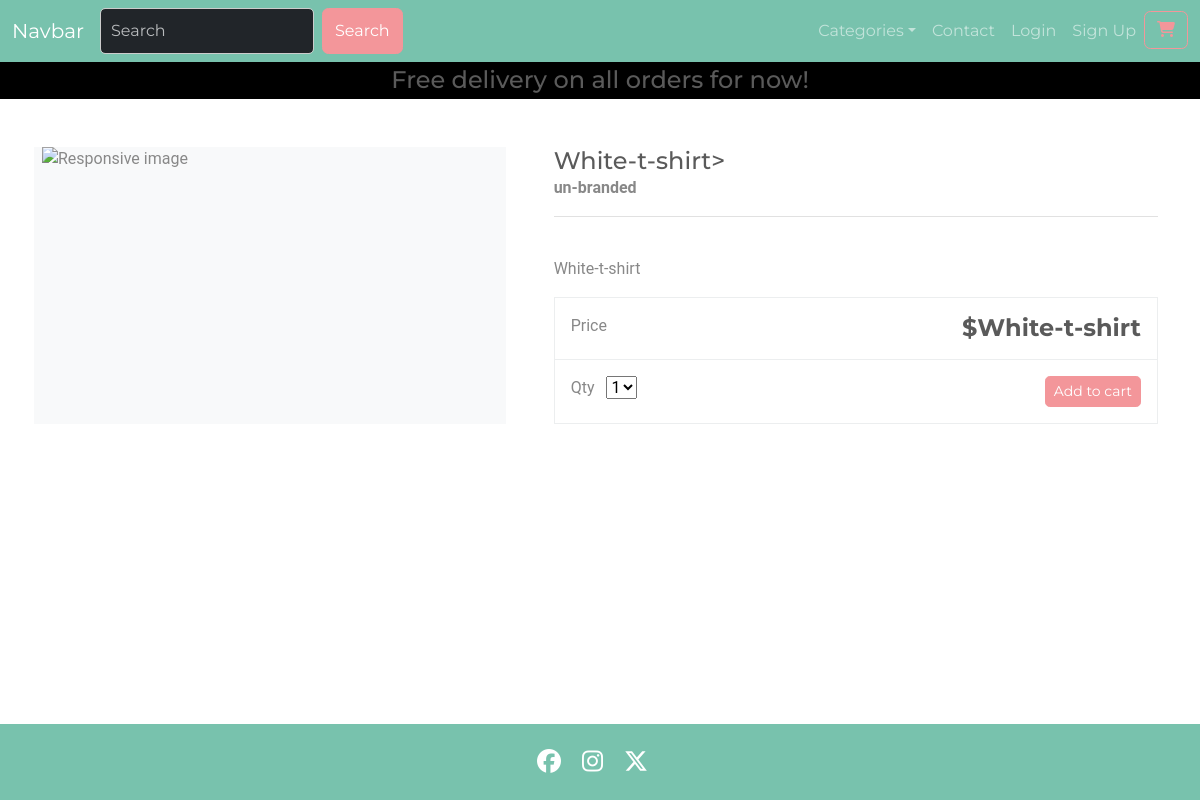
/product/White-t-shirt/, run on the app's committed database.
### products/models.py (models this page shows, shortened)
class Product(models.Model):
    category = models.ForeignKey(Category, related_name='products', on_delete=models.CASCADE, null=True)
    title = models.CharField(max_length=250)
    brand = models.CharField(max_length=250, default='un-branded')
    description = models.TextField()
    slug = models.SlugField(max_length=250)
    rating = models.DecimalField(max_digits=6, decimal_places=2, null=True, blank=True)
    price = models.DecimalField(max_digits=10, decimal_places=2,
                                validators=[MinValueValidator(0.1)])
    image = CloudinaryField('image', null=True, blank=True)
    class Meta:
        verbose_name_plural = "products"

### products/views.py (the view)
# urls.py: path('product/<slug:slug>/', views.product_info, name="product-info"),
def product_info(request, slug):
    product = get_object_or_404(Product, slug=slug)
    context = {'product':product}
    return render(request, 'products/product-info.html', context)

### products/templates/products/product-info.html (shortened to what this page needs)
{% extends "base.html" %} {% load static %} {% block content %}
<div class="container">
    <main class="pt-5">
        <div class="row g-3">
            <div class="col-md-5 col-lg-5 order-md-first bg-light">
                <img
                    class="img-fluid mx-auto d-block"
                    alt="Responsive image"
                    src=" {{ product.image.url }}"
                />
            </div>
            <div class="col-md-7 col-lg-7 ps-md-3 ps-lg-5">
                <h1 class="mb-0 h4">{{ product.title }}></h1>
                <strong>{{ product.brand }}</strong>
                <hr />
                <br />
                <p>{{ product.description}}</p>
                <div class="border">
                    <div class="col border-bottom">
                        <div class="row p-3">
                            <div class="col-6">Price</div>
                            <div class="col-6 text-end">
                                <span class="h4 fw-bold"
                                    >${{ product.title }}
                                </span>
                            </div>
                        </div>
                    </div>
                    <div class="col">
                        <div class="row p-3">
                            <div class="col-6">
                                <label for="select">Qty</label>
                                <select id="select">
                                    <option value="1">1</option>
                                </select>
                            </div>
                            <div class="col-6 text-end">
                                <button
                                    type="button"
                                    id="add-button"
                                    value=""
                                    class="btn btn-secondary btn-sm"
                                >
                                    Add to cart
                                </button>
                            </div>
                        </div>
                    </div>
                </div>
            </div>
        </div>
    </main>
    <br />
</div>
{% endblock %}

### static/css/styles.css (style rules this page uses)
html, body { margin: 0; padding: 0; font-family: 'Roboto', sans-serif; box-sizing: border-box; height: 100vh; width: 100vw; display: flex; flex-direction: column; }
main { flex-grow: 1; margin: 0; padding: 0; }

### data on the page
Product: title "White-t-shirt", brand "un-branded", description "White-t-shirt"
